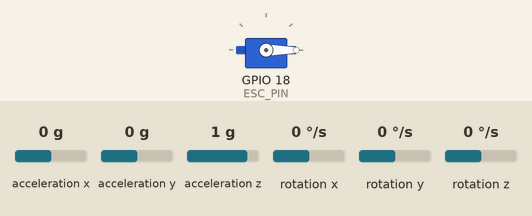
Bench run of a program on a simulated ESP32. Parts: servo. Wiring (inferred from the names in the program): MPU-9250 motion sensor at I2C address 0x68. The inputs (shaded band) are chosen by the test bench; at power-on: acceleration x 0 g, rotation z 0 °/s, acceleration y 0 g, acceleration z 1 g, rotation x 0 °/s, rotation y 0 °/s. What the program prints to the serial monitor is not drawn.

Above: at 4.9 s.
5.0 s: acceleration x set to -0.8 g
At 7.51 s:
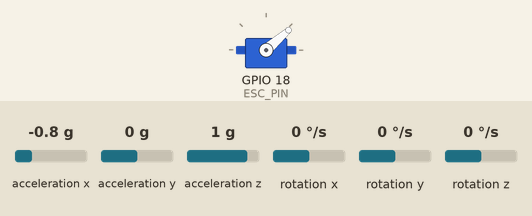
8.0 s: rotation z set to -192 °/s
At 8.41 s:
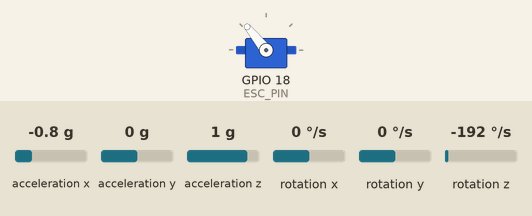
10.0 s: acceleration x set to 0.8 g
13.0 s: acceleration x set to 0 g
At 14.0 s:
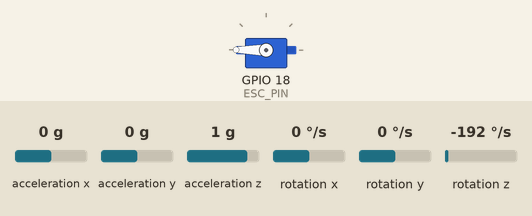
16.0 s: rotation z set to -100 °/s
At 17.39 s:
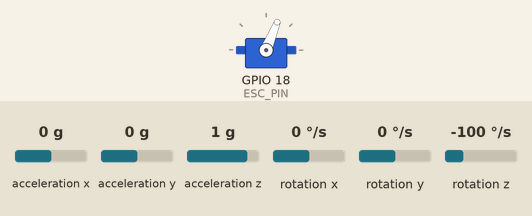
19.0 s: acceleration y set to -0.8 g
Timing chart, 0 to 23.0 s (numbered marks = the images above; inputs shaded):
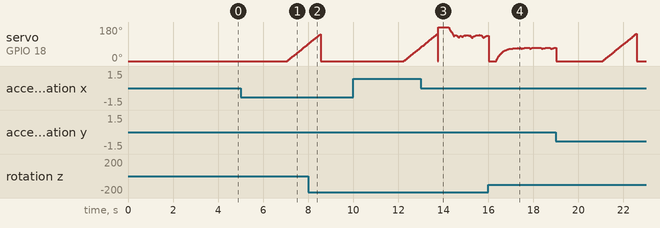

Measured:
- after the input at 5.0 s, servo on GPIO 18 (ESC_PIN): moves from 0° to 89° over 0.92 s, starting after 2.1 s

The program:

main.cpp
```cpp
#include <Arduino.h>
#include <Wire.h>
#include <ESP32Servo.h>
#include <math.h>

// =========================================================
// Configuration Matérielle
// =========================================================
#define PIN_SDA 21
#define PIN_SCL 22
const int ESC_PIN = 18;
#define MPU_ADDR 0x68

Servo esc;

// =========================================================
// Paramètres
// =========================================================
const float Kp = 0.74f;
const float Kd = 0.06f;
const float Kw = 0.005f;
const float Kt = 0.0095f;
const float IQ_MAX = 12.0f;

const unsigned long DT_EST_US = 5000;  // 200 Hz
const unsigned long DT_CTL_US = 10000; // 100 Hz

// =========================================================
// Variables Globales
// =========================================================
float theta_est = 0.0f;
float theta_dot_est = 0.0f;
float theta = 0.0f;
float theta_dot = 0.0f;
float omega_w = 0.0f;

float vertical_zero_offset_rad = 0.0f;
float gx_offset = 0, gy_offset = 0, gz_offset = 0; // On ne calibre que le Gyro pour éviter les bugs de gravité

unsigned long last_est_us = 0;
unsigned long last_ctl_us = 0;

enum RobotState {
    STATE_LYING_FLAT,
    STATE_SPIN_UP,
    STATE_IMPULSE,
    STATE_BALANCING
};

RobotState currentState = STATE_LYING_FLAT;
unsigned long state_timer = 0;

// =========================================================
// Outils
// =========================================================
float clamp(float value, float vmin, float vmax) {
    if (value < vmin) return vmin;
    if (value > vmax) return vmax;
    return value;
}

// =========================================================
// MPU-6500 : Lecture I2C
// =========================================================
void mpu_write(uint8_t reg, uint8_t val) {
    Wire.beginTransmission(MPU_ADDR);
    Wire.write(reg);
    Wire.write(val);
    Wire.endTransmission();
}

void mpu_read_accel_gyro(float &ax, float &ay, float &az, float &gx, float &gy, float &gz) {
    Wire.beginTransmission(MPU_ADDR);
    Wire.write(0x3B);
    Wire.endTransmission(false);
    Wire.requestFrom((uint16_t)MPU_ADDR, (uint8_t)14, (uint8_t)true);

    int16_t raw_ax = Wire.read()<<8 | Wire.read();
    int16_t raw_ay = Wire.read()<<8 | Wire.read();
    int16_t raw_az = Wire.read()<<8 | Wire.read();
    Wire.read(); Wire.read(); // Température ignorée
    int16_t raw_gx = Wire.read()<<8 | Wire.read();
    int16_t raw_gy = Wire.read()<<8 | Wire.read();
    int16_t raw_gz = Wire.read()<<8 | Wire.read();

    // Conversion en g (sans offset pour l'accéléromètre pour préserver la vraie norme)
    ax = raw_ax / 16384.0f;
    ay = raw_ay / 16384.0f;
    az = raw_az / 16384.0f;

    // Gyro avec offsets
    gx = ((raw_gx - gx_offset) / 65.5f) * (M_PI / 180.0f);
    gy = ((raw_gy - gy_offset) / 65.5f) * (M_PI / 180.0f);
    gz = ((raw_gz - gz_offset) / 65.5f) * (M_PI / 180.0f);
}

void init_angle_from_acc(float ax, float ay, float az) {
    theta_est = atan2f(ax, ay); // Axe Y supposé vertical
}

void estimate_angle(float ax, float ay, float az, float gyro_z_rad_s, float dt_s, float alpha=0.96f) {
    float theta_gyro = theta_est + gyro_z_rad_s * dt_s;
    float theta_acc = atan2f(ax, ay);

    float norm = sqrtf(ax * ax + ay * ay + az * az);
    // Tolérance large pour s'assurer que le filtre corrige bien la dérive
    if (norm > 0.5f && norm < 1.5f) {
        theta_est = alpha * theta_gyro + (1.0f - alpha) * theta_acc;
    } else {
        theta_est = theta_gyro;
    }
    theta_dot_est = gyro_z_rad_s;
}

// =========================================================
// Encodeur Virtuel
// =========================================================
float estimated_omega_w = 0.0f;
void update_virtual_encoder(float commanded_torque, float dt) {
    estimated_omega_w += (commanded_torque / 0.001f) * dt;
    estimated_omega_w *= 0.99f;
    estimated_omega_w = clamp(estimated_omega_w, -500.0f, 500.0f);
}

// =========================================================
// SETUP
// =========================================================
void setup() {
    Serial.begin(115200);
    Wire.begin(PIN_SDA, PIN_SCL);
    Wire.setClock(400000);

    mpu_write(0x6B, 0x01);
    mpu_write(0x1B, 0x08);
    mpu_write(0x1C, 0x00);
    mpu_write(0x1A, 0x03);

    ESP32PWM::allocateTimer(0);
    esc.setPeriodHertz(250);
    esc.attach(ESC_PIN, 1000, 2000);
    esc.writeMicroseconds(1000); // ARMEMEMT A 0 GAZ

    Serial.println("ÉTAPE 1 : NE BOUGEZ PAS (Posé à plat ou debout) ! Calibration du Gyro...");
    long sgx=0, sgy=0, sgz=0;
    for (int i = 0; i < 200; i++) {
        Wire.beginTransmission(MPU_ADDR);
        Wire.write(0x43); // Registre direct du gyro
        Wire.endTransmission(false);
        Wire.requestFrom((uint16_t)MPU_ADDR, (uint8_t)6, (uint8_t)true);
        sgx += (int16_t)(Wire.read()<<8 | Wire.read());
        sgy += (int16_t)(Wire.read()<<8 | Wire.read());
        sgz += (int16_t)(Wire.read()<<8 | Wire.read());
        delay(5);
    }
    gx_offset = sgx/200.0f; gy_offset = sgy/200.0f; gz_offset = sgz/200.0f;

    Serial.println("\nÉTAPE 2 : CALIBRATION DU ZERO VERTICAL !");
    Serial.println("-> MAINTENEZ LE ROBOT DEBOUT EN PARFAIT ÉQUILIBRE PENDANT 2 SECONDES...");
    delay(2000);

    float sum_angle = 0;
    for(int i=0; i<50; i++) {
        float ax, ay, az, gx, gy, gz;
        mpu_read_accel_gyro(ax, ay, az, gx, gy, gz);
        sum_angle += atan2f(ax, ay);
        delay(10);
    }
    vertical_zero_offset_rad = sum_angle / 50.0f;

    float ax, ay, az, gx, gy, gz;
    mpu_read_accel_gyro(ax, ay, az, gx, gy, gz);
    init_angle_from_acc(ax, ay, az);

    Serial.println("\n✅ PRÊT ! Posez le robot sur la table. L'ESC a dû biper son armement.");
    last_est_us = micros();
    last_ctl_us = last_est_us;
}

// =========================================================
// LOOP Principale
// =========================================================
void loop() {
    unsigned long now_us = micros();
    int current_pwm = 1000;

    // --- Boucle IMU (200 Hz) ---
    if ((now_us - last_est_us) >= DT_EST_US) {
        float dt_est = (now_us - last_est_us) / 1000000.0f;
        last_est_us = now_us;

        float ax, ay, az, gx, gy, gz;
        mpu_read_accel_gyro(ax, ay, az, gx, gy, gz);
        estimate_angle(ax, ay, az, gz, dt_est, 0.96f);

        theta = theta_est - vertical_zero_offset_rad;
        theta_dot = theta_dot_est;
    }

    // --- Boucle Commande (100 Hz) ---
    if ((now_us - last_ctl_us) >= DT_CTL_US) {
        float dt_ctl = (now_us - last_ctl_us) / 1000000.0f;
        last_ctl_us = now_us;
        float angle_deg = theta * (180.0f / M_PI);

        switch (currentState) {

            case STATE_LYING_FLAT:
                current_pwm = 1000; // Arrêt
                // S'il est couché (angle > 30°)
                if (fabs(angle_deg) > 30.0f) {
                    if (millis() - state_timer > 2000) {
                        currentState = STATE_SPIN_UP;
                        state_timer = millis();
                        Serial.println("⚡ SPIN-UP : Accélération progressive...");
                    }
                } else {
                    state_timer = millis();
                }
                break;

            case STATE_SPIN_UP:
                {
                    unsigned long elapsed = millis() - state_timer;
                    if (elapsed < 1500) {
                        // Accélération en douceur (Soft-Start) pour ne pas bloquer l'ESC
                        // On passe de 1000 à 1800 sur 1.5 secondes
                        current_pwm = 1000 + (int)((elapsed * 800) / 1500);
                    } else {
                        currentState = STATE_IMPULSE;
                        state_timer = millis();
                        Serial.println("💥 KICK ! Freinage brutal !");
                    }
                }
                break;

            case STATE_IMPULSE:
                current_pwm = 1000; // Coupure des gaz

                // On laisse l'inertie lever le robot. S'il se redresse un peu, on passe en équilibre.
                if (millis() - state_timer > 200 || fabs(angle_deg) < 25.0f) {
                    currentState = STATE_BALANCING;
                    Serial.println("🎯 TENTATIVE D'ÉQUILIBRE !");
                }
                break;

            case STATE_BALANCING:
                if (fabs(angle_deg) > 40.0f) {
                    currentState = STATE_LYING_FLAT;
                    state_timer = millis();
                    Serial.println("❌ CRASH : Retour au sol.");
                    break;
                }

                float tau_cmd = -Kp * theta - Kd * theta_dot - Kw * estimated_omega_w;
                update_virtual_encoder(tau_cmd, dt_ctl);

                float iq_cmd = clamp(tau_cmd / Kt, -IQ_MAX, IQ_MAX);
                // Le moteur ne tourne qu'en marche avant (1000 à 2000)
                current_pwm = 1000 + (int)((iq_cmd / IQ_MAX) * 1000.0f);
                current_pwm = clamp(current_pwm, 1000, 2000);
                break;
        }

        esc.writeMicroseconds(current_pwm);
    }

    // --- Affichage (10 Hz) ---
    static unsigned long last_print = 0;
    if (millis() - last_print > 100) {
        last_print = millis();
        float angle_deg = theta * (180.0f / M_PI);
        String etat_str = (currentState == STATE_LYING_FLAT) ? "COUCHÉ" :
                          (currentState == STATE_SPIN_UP) ? "ÉLAN" :
                          (currentState == STATE_IMPULSE) ? "KICK" : "ÉQUILIBRE";
        Serial.printf("[%s] Angle: %+6.1f° | PWM: %4d\n", etat_str.c_str(), angle_deg, esc.readMicroseconds());
    }
}
```
